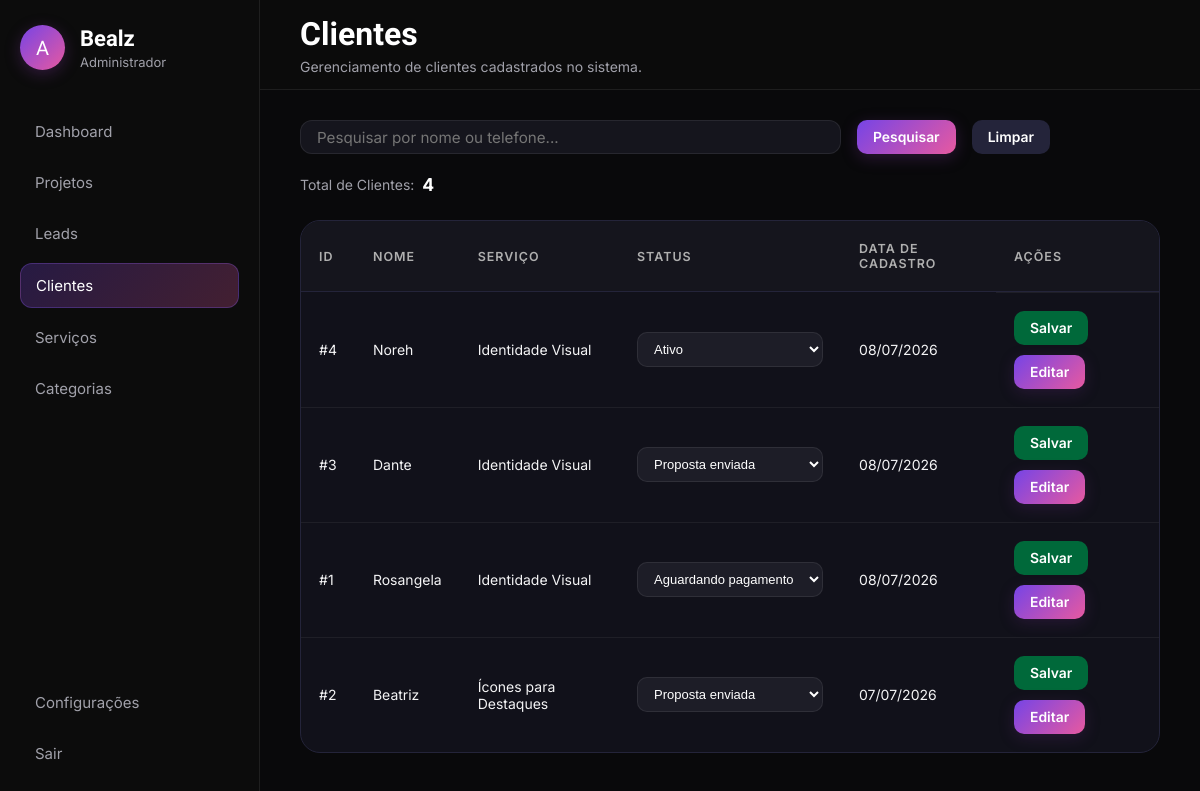
/admin/clientes.php (signed in), run on the app's committed database.
### tables this page shows
CREATE TABLE `clientes` (
  `id` int NOT NULL AUTO_INCREMENT,
  `nome` varchar(100) NOT NULL,
  `email` varchar(150) DEFAULT NULL,
  `telefone` varchar(20) DEFAULT NULL,
  `cpf` varchar(14) DEFAULT NULL,
  `instagram` varchar(100) DEFAULT NULL,
  `servico_id` int NOT NULL,
  `sobre` text,
  `proposta_url` varchar(255) DEFAULT NULL,
  `data_cadastro` datetime NOT NULL,
  `data_atualizacao` timestamp NOT NULL DEFAULT CURRENT_TIMESTAMP ON UPDATE CURRENT_TIMESTAMP,
  `status_clientes` int NOT NULL DEFAULT '6',
  PRIMARY KEY (`id`),
  KEY `servico_id` (`servico_id`),
  KEY `fk_clientes_status_idx` (`status_clientes`),
  CONSTRAINT `clientes_ibfk_1` FOREIGN KEY (`servico_id`) REFERENCES `servicos` (`id`),
  CONSTRAINT `fk_clientes_status` FOREIGN KEY (`status_clientes`) REFERENCES `status_cliente` (`id`)
);

CREATE TABLE `servicos` (
  `id` int NOT NULL AUTO_INCREMENT,
  `nome_servicos` varchar(45) NOT NULL,
  PRIMARY KEY (`id`),
  UNIQUE KEY `nome_UNIQUE` (`nome_servicos`)
);

### admin/clientes.php (the view, shortened to what this page needs)
<?php
include("../config_db/conexao.php");
$pesquisa = "";
if (isset($_GET['pesquisa']) && !empty(trim($_GET['pesquisa']))) {
    $pesquisa = mysqli_real_escape_string($conexao, trim($_GET['pesquisa']));
    $where = "WHERE clientes.nome LIKE '%$pesquisa%' OR clientes.telefone LIKE '%$pesquisa%'";
} else {
    $where = "";
}
$sql = "SELECT clientes.*, servicos.nome_servicos AS servico_nome
        FROM clientes
        INNER JOIN servicos ON clientes.servico_id = servicos.id
        $where
        ORDER BY clientes.data_cadastro DESC";
$resultado = mysqli_query($conexao, $sql);
$sqlTotal = "SELECT COUNT(*) AS total FROM clientes $where";
$total = mysqli_fetch_assoc(mysqli_query($conexao, $sqlTotal));
$statusClientes = [
    1 => "Ativo",
    2 => "Inativo",
    3 => "Pausado",
    4 => "Finalizado",
    5 => "Aguardando pagamento",
    6 => "Proposta enviada",
];
$paginaAtiva = "clientes";
$tituloPagina = "Clientes";
$subtituloPagina = "Gerenciamento de clientes cadastrados no sistema.";
?>
<!DOCTYPE html>
<html lang="pt-BR">
<head>
    <link rel="stylesheet" href="assets/css/global.css">
    <link rel="stylesheet" href="assets/css/sidebar-header.css">
    <link rel="stylesheet" href="assets/css/clientes.css">
</head>
<body>
    <?php include("includes/sidebar.php"); ?>
    <?php include("includes/header.php"); ?>
    <main class="content">
        <section class="toolbar">
            <form class="search-box" method="GET">
                <input
                    type="text"
                    name="pesquisa"
                    placeholder="Pesquisar por nome ou telefone..."
                    value="<?= htmlspecialchars($pesquisa); ?>">
                <button type="submit" class="btn btn-search">Pesquisar</button>
                <a href="clientes.php" class="btn btn-clear">Limpar</a>
            </form>
            <div class="lead-counter">
                <span>Total de Clientes:</span>
                <strong><?= $total['total']; ?></strong>
            </div>
        </section>
        <section class="table-container">
            <table class="leads-table">
                <thead>
                    <tr>
                        <th>ID</th>
                        <th>Nome</th>
                        <th>Serviço</th>
                        <th>Status</th>
                        <th>Data de Cadastro</th>
                        <th>Ações</th>
                    </tr>
                </thead>
                <tbody>
                    <?php while ($cliente = mysqli_fetch_assoc($resultado)) { ?>
                        <tr>
                            <td>#<?= $cliente['id']; ?></td>
                            <td><?= htmlspecialchars($cliente['nome']); ?></td>
                            <td><?= htmlspecialchars($cliente['servico_nome']); ?></td>
                            <td>
                                <select class="status-select" data-id="<?= $cliente['id']; ?>">
                                    <?php foreach ($statusClientes as $valor => $texto) { ?>
                                        <option value="<?= $valor; ?>"
                                            <?= $cliente['status_clientes'] == $valor ? 'selected' : ''; ?>>
                                            <?= $texto; ?>
                                        </option>
                                    <?php } ?>
                                </select>
                            </td>
                            <td>
                                <?= date('d/m/Y', strtotime($cliente['data_cadastro'])); ?>
                            </td>
                            <td class="actions">
                                <button class="btn btn-save-status" data-id="<?= $cliente['id']; ?>">Salvar</button>
                                <button class="btn btn-edit" data-id="<?= $cliente['id']; ?>">Editar</button>
                            </td>
                        </tr>
                    <?php } ?>
                </tbody>
            </table>
        </section>
    </main>
</body>
</html>

### admin/includes/sidebar.php
<aside class="sidebar">
   <div class="sidebar-top">
        <div class="admin-profile">
            <div class="admin-avatar">
                A
            </div>
            <div>
                <h1>Bealz</h1>
                <p>Administrador</p>
            </div>
        </div>
    </div>
    <nav class="sidebar-menu">
        <a href="painel.php" class="<?= $paginaAtiva == 'dashboard' ? 'active' : '' ?>">Dashboard</a>
        <a href="projetos.php" class="<?= $paginaAtiva == 'projetos' ? 'active' : '' ?>">Projetos</a>
        <a href="leads.php" class="<?= $paginaAtiva == 'leads' ? 'active' : '' ?>">Leads</a>
        <a href="clientes.php" class="<?= $paginaAtiva == 'clientes' ? 'active' : '' ?>">Clientes</a>
        <a href="servicos.php" class="<?= $paginaAtiva == 'servicos' ? 'active' : '' ?>">Serviços</a>
        <a href="categorias.php" class="<?= $paginaAtiva == 'categorias' ? 'active' : '' ?>">Categorias</a>
    </nav>
    <div class="sidebar-bottom">
        <a href="configuracoes.php" class="<?= $paginaAtiva == 'configuracoes' ? 'active' : '' ?>">
            Configurações
        </a>
        <a href="logout.php">
            Sair
        </a>
    </div>
</aside>

### admin/includes/header.php
<header class="header">
    <div class="header-content">
        <h1><?= $tituloPagina ?></h1>
        <p><?= $subtituloPagina ?></p>
    </div>
</header>

### admin/assets/css/global.css (style rules this page uses)
* { margin:0; padding:0; box-sizing:border-box; }
body { min-height:100vh; background:#09090b; color:white; font-family:"Inter", sans-serif; }
.content { margin-left:260px; padding-top:90px; padding:120px 40px 40px; }

### admin/assets/css/sidebar-header.css (style rules this page uses)
.sidebar { position: fixed; left: 0; top: 0; width: 260px; height: 100vh; padding: 25px 20px; background: rgba(13, 13, 13, 0.85); backdrop-filter: blur(15px); -webkit-backdrop-filter: blur(15px); border-right: 1px solid rgba(255, 255, 255, 0.08); display: flex; flex-direction: column; z-index: 1000; }
.sidebar-top { margin-bottom: 40px; }
.admin-profile { display: flex; align-items: center; gap: 15px; }
.admin-avatar { width: 45px; height: 45px; border-radius: 50%; display: flex; align-items: center; justify-content: center; font-family: "Bricolage Grotesque", sans-serif; font-size: 20px; color: white; background: linear-gradient(135deg, #7644E6, #e759a0); box-shadow: 0px 4px 15px rgba(105, 45, 133, 0.4); }
.admin-profile h1 { margin: 0; font-family: "Bricolage Grotesque", sans-serif; font-size: 22px; color: white; }
.admin-profile p { margin: 3px 0 0; font-family: "Inter", sans-serif; font-size: 13px; color: #a1a1aa; }
.sidebar-menu { display: flex; flex-direction: column; gap: 8px; }
.sidebar a { text-decoration: none; color: #a1a1aa; padding: 12px 15px; border-radius: 12px; font-family: "Inter", sans-serif; font-size: 15px; transition: .3s; }
.sidebar a.active { color: white; background: linear-gradient(135deg, rgba(118, 68, 230, .25), rgba(231, 89, 160, .25)); border: 1px solid rgba(139, 92, 246, .3); }
.sidebar-bottom { margin-top: auto; display: flex; flex-direction: column; gap: 8px; }
.header { position: fixed; top: 0; left: 260px; right: 0; height: 90px; background: rgba(13, 13, 13, 0.75); backdrop-filter: blur(15px); -webkit-backdrop-filter: blur(15px); border-bottom: 1px solid rgba(255, 255, 255, .08); display: flex; align-items: center; padding: 0 40px; z-index: 900; }
.header-content h1 { margin: 0; font-family: "Bricolage Grotesque", sans-serif; font-size: 32px; color: white; }
.header-content p { margin: 5px 0 0; font-family: "Inter", sans-serif; font-size: 14px; color: #a1a1aa; }

### admin/assets/css/clientes.css (style rules this page uses)
.btn { padding: 9px 16px; border: none; border-radius: 10px; cursor: pointer; font-weight: 600; font-family: "Inter", sans-serif; font-size: 1rem; transition: .2s; }
.toolbar { display: flex; justify-content: space-between; align-items: center; margin-bottom: 25px; flex-wrap: wrap; gap: 20px; }
.search-box { width: 100%; display: flex; flex-direction: row; max-width: 750px; gap: 1rem; }
.search-box input { width: 100%; padding: 5px 16px; background: #15151d; border: 1px solid rgba(255, 255, 255, .08); border-radius: 12px; color: #fff; font-size: .95rem; font-family: "Inter", sans-serif; outline: none; transition: .2s; }
.btn-search { background: linear-gradient(135deg, #7644E6, #e759a0); color: #fff; font-size: 0.87rem; box-shadow: 0px 4px 15px rgba(105, 45, 133, 0.35); }
.btn-clear { font-size: 0.87rem; display: inline-flex; align-items: center; text-decoration: none; background: #24243A; color: #fff; }
.lead-counter { display: flex; align-items: center; gap: 8px; color: #a1a1aa; white-space: nowrap; font-size: 14px; }
.lead-counter strong { color: #ffffff; font-size: 1.1rem; }
.table-container { background: #11111A; border: 1px solid #24243A; border-radius: 20px; padding: 0; overflow: hidden; overflow-x: auto; transition: .2s ease; }
.leads-table { width: 100%; border-collapse: collapse; color: #f1f1f1; }
.leads-table thead { background: #15151d; }
.leads-table th { text-align: left; padding: 20px 18px; color: #afafaf; font-family: "Inter", sans-serif; font-size: .78rem; font-weight: 600; text-transform: uppercase; letter-spacing: .08em; border-bottom: 1px solid #24243A; }
.leads-table td { padding: 18px; border-top: 1px solid rgba(255, 255, 255, .06); font-size: 14px; color: #f4f4f5; }
.leads-table tbody tr { transition: .2s ease; }
.status-select { background: #1d1d27; border: 1px solid rgba(255, 255, 255, .08); border-radius: 10px; color: #fff; padding: 8px 12px; font-size: 13px; cursor: pointer; outline: none; }
.actions { display: flex; gap: 10px; flex-wrap: wrap; }
.btn-save-status { font-size: 0.87rem; background: #00693a; color: #ffffff; }
.btn-edit { font-size: 0.87rem; background: linear-gradient(135deg, #7644E6, #e759a0); color: #ffffff; box-shadow: 0px 4px 15px rgba(105, 45, 133, 0.25); }

### data on the page
clientes: id "4", nome "Noreh", servico.nome_servicos "Identidade Visual", status_clientes+id "Ativo", data_cadastro "08/07/2026"
clientes: id "3", nome "Dante", servico.nome_servicos "Identidade Visual", status_clientes+id "Proposta enviada", data_cadastro "08/07/2026"
clientes: id "1", nome "Rosangela", servico.nome_servicos "Identidade Visual", status_clientes+id "Aguardando pagamento", data_cadastro "08/07/2026"
clientes: id "2", nome "Beatriz", servico.nome_servicos "Ícones para Destaques", status_clientes+id "Proposta enviada", data_cadastro "07/07/2026"

### other printed values
$tituloPagina "Clientes"
$subtituloPagina "Gerenciamento de clientes cadastrados no sistema."
$total['total'] "4"
